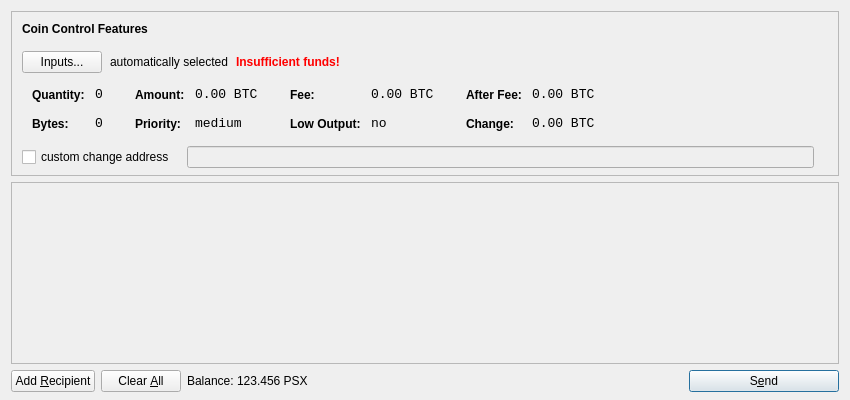
<?xml version="1.0" encoding="UTF-8"?>
<ui version="4.0">
 <class>SendCoinsDialog</class>
 <widget class="QDialog" name="SendCoinsDialog">
  <property name="geometry">
   <rect>
    <x>0</x>
    <y>0</y>
    <width>850</width>
    <height>400</height>
   </rect>
  </property>
  <property name="windowTitle">
   <string>Send Coins</string>
  </property>
  <layout class="QVBoxLayout" name="verticalLayout" stretch="0,1,0">
   <property name="bottomMargin">
    <number>8</number>
   </property>
   <item>
    <widget class="QFrame" name="frameCoinControl">
     <property name="sizePolicy">
      <sizepolicy hsizetype="Expanding" vsizetype="Expanding">
       <horstretch>0</horstretch>
       <verstretch>0</verstretch>
      </sizepolicy>
     </property>
     <property name="maximumSize">
      <size>
       <width>16777215</width>
       <height>16777215</height>
      </size>
     </property>
     <property name="frameShape">
      <enum>QFrame::StyledPanel</enum>
     </property>
     <property name="frameShadow">
      <enum>QFrame::Sunken</enum>
     </property>
     <layout class="QVBoxLayout" name="verticalLayoutCoinControl2">
      <property name="spacing">
       <number>-1</number>
      </property>
      <property name="leftMargin">
       <number>0</number>
      </property>
      <property name="topMargin">
       <number>0</number>
      </property>
      <property name="rightMargin">
       <number>0</number>
      </property>
      <property name="bottomMargin">
       <number>6</number>
      </property>
      <item>
       <layout class="QVBoxLayout" name="verticalLayoutCoinControl" stretch="0,0,0,0,1">
        <property name="spacing">
         <number>0</number>
        </property>
        <property name="leftMargin">
         <number>10</number>
        </property>
        <property name="topMargin">
         <number>10</number>
        </property>
        <item>
         <layout class="QHBoxLayout" name="horizontalLayoutCoinControl1">
          <property name="bottomMargin">
           <number>15</number>
          </property>
          <item>
           <widget class="QLabel" name="labelCoinControlFeatures">
            <property name="sizePolicy">
             <sizepolicy hsizetype="Preferred" vsizetype="Maximum">
              <horstretch>0</horstretch>
              <verstretch>0</verstretch>
             </sizepolicy>
            </property>
            <property name="font">
             <font>
              <weight>75</weight>
              <bold>true</bold>
             </font>
            </property>
            <property name="styleSheet">
             <string notr="true">font-weight:bold;</string>
            </property>
            <property name="text">
             <string>Coin Control Features</string>
            </property>
           </widget>
          </item>
         </layout>
        </item>
        <item>
         <layout class="QHBoxLayout" name="horizontalLayoutCoinControl2" stretch="0,0,0,0">
          <property name="spacing">
           <number>8</number>
          </property>
          <property name="bottomMargin">
           <number>10</number>
          </property>
          <item>
           <widget class="QPushButton" name="pushButtonCoinControl">
            <property name="styleSheet">
             <string notr="true"/>
            </property>
            <property name="text">
             <string>Inputs...</string>
            </property>
           </widget>
          </item>
          <item>
           <widget class="QLabel" name="labelCoinControlAutomaticallySelected">
            <property name="text">
             <string>automatically selected</string>
            </property>
            <property name="margin">
             <number>5</number>
            </property>
           </widget>
          </item>
          <item>
           <widget class="QLabel" name="labelCoinControlInsuffFunds">
            <property name="font">
             <font>
              <weight>75</weight>
              <bold>true</bold>
             </font>
            </property>
            <property name="styleSheet">
             <string notr="true">color:red;font-weight:bold;</string>
            </property>
            <property name="text">
             <string>Insufficient funds!</string>
            </property>
            <property name="margin">
             <number>5</number>
            </property>
           </widget>
          </item>
          <item>
           <spacer name="horizontalSpacerCoinControl">
            <property name="orientation">
             <enum>Qt::Horizontal</enum>
            </property>
            <property name="sizeHint" stdset="0">
             <size>
              <width>40</width>
              <height>1</height>
             </size>
            </property>
           </spacer>
          </item>
         </layout>
        </item>
        <item>
         <widget class="QWidget" name="widgetCoinControl" native="true">
          <property name="sizePolicy">
           <sizepolicy hsizetype="Preferred" vsizetype="Preferred">
            <horstretch>0</horstretch>
            <verstretch>0</verstretch>
           </sizepolicy>
          </property>
          <property name="minimumSize">
           <size>
            <width>0</width>
            <height>0</height>
           </size>
          </property>
          <property name="styleSheet">
           <string notr="true"/>
          </property>
          <layout class="QHBoxLayout" name="horizontalLayoutCoinControl5">
           <property name="margin">
            <number>0</number>
           </property>
           <item>
            <layout class="QHBoxLayout" name="horizontalLayoutCoinControl3" stretch="0,0,0,1">
             <property name="spacing">
              <number>20</number>
             </property>
             <property name="topMargin">
              <number>0</number>
             </property>
             <property name="bottomMargin">
              <number>10</number>
             </property>
             <item>
              <layout class="QFormLayout" name="formLayoutCoinControl1">
               <property name="horizontalSpacing">
                <number>10</number>
               </property>
               <property name="verticalSpacing">
                <number>14</number>
               </property>
               <property name="leftMargin">
                <number>10</number>
               </property>
               <property name="topMargin">
                <number>4</number>
               </property>
               <property name="rightMargin">
                <number>6</number>
               </property>
               <item row="0" column="0">
                <widget class="QLabel" name="labelCoinControlQuantityText">
                 <property name="styleSheet">
                  <string notr="true">font-weight:bold;</string>
                 </property>
                 <property name="text">
                  <string>Quantity:</string>
                 </property>
                 <property name="margin">
                  <number>0</number>
                 </property>
                </widget>
               </item>
               <item row="0" column="1">
                <widget class="QLabel" name="labelCoinControlQuantity">
                 <property name="font">
                  <font>
                   <family>Monospace</family>
                   <pointsize>10</pointsize>
                  </font>
                 </property>
                 <property name="cursor">
                  <cursorShape>IBeamCursor</cursorShape>
                 </property>
                 <property name="contextMenuPolicy">
                  <enum>Qt::ActionsContextMenu</enum>
                 </property>
                 <property name="text">
                  <string notr="true">0</string>
                 </property>
                 <property name="margin">
                  <number>0</number>
                 </property>
                 <property name="textInteractionFlags">
                  <set>Qt::LinksAccessibleByMouse|Qt::TextSelectableByKeyboard|Qt::TextSelectableByMouse</set>
                 </property>
                </widget>
               </item>
               <item row="1" column="0">
                <widget class="QLabel" name="labelCoinControlBytesText">
                 <property name="styleSheet">
                  <string notr="true">font-weight:bold;</string>
                 </property>
                 <property name="text">
                  <string>Bytes:</string>
                 </property>
                </widget>
               </item>
               <item row="1" column="1">
                <widget class="QLabel" name="labelCoinControlBytes">
                 <property name="font">
                  <font>
                   <family>Monospace</family>
                   <pointsize>10</pointsize>
                  </font>
                 </property>
                 <property name="cursor">
                  <cursorShape>IBeamCursor</cursorShape>
                 </property>
                 <property name="contextMenuPolicy">
                  <enum>Qt::ActionsContextMenu</enum>
                 </property>
                 <property name="text">
                  <string notr="true">0</string>
                 </property>
                 <property name="textInteractionFlags">
                  <set>Qt::LinksAccessibleByMouse|Qt::TextSelectableByKeyboard|Qt::TextSelectableByMouse</set>
                 </property>
                </widget>
               </item>
              </layout>
             </item>
             <item>
              <layout class="QFormLayout" name="formLayoutCoinControl2">
               <property name="horizontalSpacing">
                <number>10</number>
               </property>
               <property name="verticalSpacing">
                <number>14</number>
               </property>
               <property name="leftMargin">
                <number>6</number>
               </property>
               <property name="topMargin">
                <number>4</number>
               </property>
               <property name="rightMargin">
                <number>6</number>
               </property>
               <item row="0" column="0">
                <widget class="QLabel" name="labelCoinControlAmountText">
                 <property name="styleSheet">
                  <string notr="true">font-weight:bold;</string>
                 </property>
                 <property name="text">
                  <string>Amount:</string>
                 </property>
                 <property name="margin">
                  <number>0</number>
                 </property>
                </widget>
               </item>
               <item row="0" column="1">
                <widget class="QLabel" name="labelCoinControlAmount">
                 <property name="font">
                  <font>
                   <family>Monospace</family>
                   <pointsize>10</pointsize>
                  </font>
                 </property>
                 <property name="cursor">
                  <cursorShape>IBeamCursor</cursorShape>
                 </property>
                 <property name="contextMenuPolicy">
                  <enum>Qt::ActionsContextMenu</enum>
                 </property>
                 <property name="text">
                  <string notr="true">0.00 BTC</string>
                 </property>
                 <property name="textInteractionFlags">
                  <set>Qt::LinksAccessibleByMouse|Qt::TextSelectableByKeyboard|Qt::TextSelectableByMouse</set>
                 </property>
                </widget>
               </item>
               <item row="1" column="0">
                <widget class="QLabel" name="labelCoinControlPriorityText">
                 <property name="styleSheet">
                  <string notr="true">font-weight:bold;</string>
                 </property>
                 <property name="text">
                  <string>Priority:</string>
                 </property>
                </widget>
               </item>
               <item row="1" column="1">
                <widget class="QLabel" name="labelCoinControlPriority">
                 <property name="font">
                  <font>
                   <family>Monospace</family>
                   <pointsize>10</pointsize>
                  </font>
                 </property>
                 <property name="cursor">
                  <cursorShape>IBeamCursor</cursorShape>
                 </property>
                 <property name="contextMenuPolicy">
                  <enum>Qt::ActionsContextMenu</enum>
                 </property>
                 <property name="text">
                  <string>medium</string>
                 </property>
                 <property name="textInteractionFlags">
                  <set>Qt::LinksAccessibleByMouse|Qt::TextSelectableByKeyboard|Qt::TextSelectableByMouse</set>
                 </property>
                </widget>
               </item>
              </layout>
             </item>
             <item>
              <layout class="QFormLayout" name="formLayoutCoinControl3">
               <property name="horizontalSpacing">
                <number>10</number>
               </property>
               <property name="verticalSpacing">
                <number>14</number>
               </property>
               <property name="leftMargin">
                <number>6</number>
               </property>
               <property name="topMargin">
                <number>4</number>
               </property>
               <property name="rightMargin">
                <number>6</number>
               </property>
               <item row="0" column="0">
                <widget class="QLabel" name="labelCoinControlFeeText">
                 <property name="styleSheet">
                  <string notr="true">font-weight:bold;</string>
                 </property>
                 <property name="text">
                  <string>Fee:</string>
                 </property>
                 <property name="margin">
                  <number>0</number>
                 </property>
                </widget>
               </item>
               <item row="0" column="1">
                <widget class="QLabel" name="labelCoinControlFee">
                 <property name="font">
                  <font>
                   <family>Monospace</family>
                   <pointsize>10</pointsize>
                  </font>
                 </property>
                 <property name="cursor">
                  <cursorShape>IBeamCursor</cursorShape>
                 </property>
                 <property name="contextMenuPolicy">
                  <enum>Qt::ActionsContextMenu</enum>
                 </property>
                 <property name="text">
                  <string notr="true">0.00 BTC</string>
                 </property>
                 <property name="textInteractionFlags">
                  <set>Qt::LinksAccessibleByMouse|Qt::TextSelectableByKeyboard|Qt::TextSelectableByMouse</set>
                 </property>
                </widget>
               </item>
               <item row="1" column="0">
                <widget class="QLabel" name="labelCoinControlLowOutputText">
                 <property name="styleSheet">
                  <string notr="true">font-weight:bold;</string>
                 </property>
                 <property name="text">
                  <string>Low Output:</string>
                 </property>
                </widget>
               </item>
               <item row="1" column="1">
                <widget class="QLabel" name="labelCoinControlLowOutput">
                 <property name="font">
                  <font>
                   <family>Monospace</family>
                   <pointsize>10</pointsize>
                  </font>
                 </property>
                 <property name="cursor">
                  <cursorShape>IBeamCursor</cursorShape>
                 </property>
                 <property name="contextMenuPolicy">
                  <enum>Qt::ActionsContextMenu</enum>
                 </property>
                 <property name="text">
                  <string>no</string>
                 </property>
                 <property name="textInteractionFlags">
                  <set>Qt::LinksAccessibleByMouse|Qt::TextSelectableByKeyboard|Qt::TextSelectableByMouse</set>
                 </property>
                </widget>
               </item>
              </layout>
             </item>
             <item>
              <layout class="QFormLayout" name="formLayoutCoinControl4">
               <property name="horizontalSpacing">
                <number>10</number>
               </property>
               <property name="verticalSpacing">
                <number>14</number>
               </property>
               <property name="leftMargin">
                <number>6</number>
               </property>
               <property name="topMargin">
                <number>4</number>
               </property>
               <property name="rightMargin">
                <number>6</number>
               </property>
               <item row="0" column="0">
                <widget class="QLabel" name="labelCoinControlAfterFeeText">
                 <property name="styleSheet">
                  <string notr="true">font-weight:bold;</string>
                 </property>
                 <property name="text">
                  <string>After Fee:</string>
                 </property>
                 <property name="margin">
                  <number>0</number>
                 </property>
                </widget>
               </item>
               <item row="0" column="1">
                <widget class="QLabel" name="labelCoinControlAfterFee">
                 <property name="font">
                  <font>
                   <family>Monospace</family>
                   <pointsize>10</pointsize>
                  </font>
                 </property>
                 <property name="cursor">
                  <cursorShape>IBeamCursor</cursorShape>
                 </property>
                 <property name="contextMenuPolicy">
                  <enum>Qt::ActionsContextMenu</enum>
                 </property>
                 <property name="text">
                  <string notr="true">0.00 BTC</string>
                 </property>
                 <property name="textInteractionFlags">
                  <set>Qt::LinksAccessibleByMouse|Qt::TextSelectableByKeyboard|Qt::TextSelectableByMouse</set>
                 </property>
                </widget>
               </item>
               <item row="1" column="0">
                <widget class="QLabel" name="labelCoinControlChangeText">
                 <property name="styleSheet">
                  <string notr="true">font-weight:bold;</string>
                 </property>
                 <property name="text">
                  <string>Change:</string>
                 </property>
                </widget>
               </item>
               <item row="1" column="1">
                <widget class="QLabel" name="labelCoinControlChange">
                 <property name="font">
                  <font>
                   <family>Monospace</family>
                   <pointsize>10</pointsize>
                  </font>
                 </property>
                 <property name="cursor">
                  <cursorShape>IBeamCursor</cursorShape>
                 </property>
                 <property name="contextMenuPolicy">
                  <enum>Qt::ActionsContextMenu</enum>
                 </property>
                 <property name="text">
                  <string notr="true">0.00 BTC</string>
                 </property>
                 <property name="textInteractionFlags">
                  <set>Qt::LinksAccessibleByMouse|Qt::TextSelectableByKeyboard|Qt::TextSelectableByMouse</set>
                 </property>
                </widget>
               </item>
              </layout>
             </item>
            </layout>
           </item>
          </layout>
         </widget>
        </item>
        <item>
         <layout class="QHBoxLayout" name="horizontalLayoutCoinControl4" stretch="0,0,0">
          <property name="spacing">
           <number>12</number>
          </property>
          <property name="sizeConstraint">
           <enum>QLayout::SetDefaultConstraint</enum>
          </property>
          <property name="topMargin">
           <number>5</number>
          </property>
          <property name="rightMargin">
           <number>5</number>
          </property>
          <item>
           <widget class="QCheckBox" name="checkBoxCoinControlChange">
            <property name="text">
             <string>custom change address</string>
            </property>
           </widget>
          </item>
          <item>
           <widget class="QLineEdit" name="lineEditCoinControlChange">
            <property name="enabled">
             <bool>false</bool>
            </property>
            <property name="sizePolicy">
             <sizepolicy hsizetype="Expanding" vsizetype="Fixed">
              <horstretch>0</horstretch>
              <verstretch>0</verstretch>
             </sizepolicy>
            </property>
           </widget>
          </item>
          <item>
           <widget class="QLabel" name="labelCoinControlChangeLabel">
            <property name="sizePolicy">
             <sizepolicy hsizetype="Preferred" vsizetype="Expanding">
              <horstretch>0</horstretch>
              <verstretch>0</verstretch>
             </sizepolicy>
            </property>
            <property name="minimumSize">
             <size>
              <width>0</width>
              <height>0</height>
             </size>
            </property>
            <property name="text">
             <string/>
            </property>
            <property name="margin">
             <number>3</number>
            </property>
           </widget>
          </item>
         </layout>
        </item>
        <item>
         <spacer name="verticalSpacerCoinControl">
          <property name="orientation">
           <enum>Qt::Vertical</enum>
          </property>
          <property name="sizeHint" stdset="0">
           <size>
            <width>800</width>
            <height>1</height>
           </size>
          </property>
         </spacer>
        </item>
       </layout>
      </item>
     </layout>
    </widget>
   </item>
   <item>
    <widget class="QScrollArea" name="scrollArea">
     <property name="widgetResizable">
      <bool>true</bool>
     </property>
     <widget class="QWidget" name="scrollAreaWidgetContents">
      <property name="geometry">
       <rect>
        <x>0</x>
        <y>0</y>
        <width>830</width>
        <height>165</height>
       </rect>
      </property>
      <layout class="QVBoxLayout" name="verticalLayout_2">
       <property name="margin">
        <number>0</number>
       </property>
       <item>
        <layout class="QVBoxLayout" name="entries">
         <property name="spacing">
          <number>6</number>
         </property>
        </layout>
       </item>
       <item>
        <spacer name="verticalSpacer">
         <property name="orientation">
          <enum>Qt::Vertical</enum>
         </property>
         <property name="sizeHint" stdset="0">
          <size>
           <width>20</width>
           <height>40</height>
          </size>
         </property>
        </spacer>
       </item>
      </layout>
     </widget>
    </widget>
   </item>
   <item>
    <layout class="QHBoxLayout" name="horizontalLayout">
     <item>
      <widget class="QPushButton" name="addButton">
       <property name="toolTip">
        <string>Send to multiple recipients at once</string>
       </property>
       <property name="text">
        <string>Add &amp;Recipient</string>
       </property>
       <property name="icon">
        <iconset resource="../bitcoin.qrc">
         <normaloff>:/icons/add</normaloff>:/icons/add</iconset>
       </property>
       <property name="autoDefault">
        <bool>false</bool>
       </property>
      </widget>
     </item>
     <item>
      <widget class="QPushButton" name="clearButton">
       <property name="sizePolicy">
        <sizepolicy hsizetype="Minimum" vsizetype="Fixed">
         <horstretch>0</horstretch>
         <verstretch>0</verstretch>
        </sizepolicy>
       </property>
       <property name="toolTip">
        <string>Remove all transaction fields</string>
       </property>
       <property name="text">
        <string>Clear &amp;All</string>
       </property>
       <property name="icon">
        <iconset resource="../bitcoin.qrc">
         <normaloff>:/icons/remove</normaloff>:/icons/remove</iconset>
       </property>
       <property name="autoRepeatDelay">
        <number>300</number>
       </property>
       <property name="autoDefault">
        <bool>false</bool>
       </property>
      </widget>
     </item>
     <item>
      <layout class="QHBoxLayout" name="horizontalLayout_2">
       <property name="spacing">
        <number>3</number>
       </property>
       <item>
        <widget class="QLabel" name="label">
         <property name="text">
          <string>Balance:</string>
         </property>
        </widget>
       </item>
       <item>
        <widget class="QLabel" name="labelBalance">
         <property name="cursor">
          <cursorShape>IBeamCursor</cursorShape>
         </property>
         <property name="text">
          <string>123.456 PSX</string>
         </property>
         <property name="textInteractionFlags">
          <set>Qt::LinksAccessibleByMouse|Qt::TextSelectableByKeyboard|Qt::TextSelectableByMouse</set>
         </property>
        </widget>
       </item>
      </layout>
     </item>
     <item>
      <spacer name="horizontalSpacer">
       <property name="orientation">
        <enum>Qt::Horizontal</enum>
       </property>
       <property name="sizeHint" stdset="0">
        <size>
         <width>40</width>
         <height>20</height>
        </size>
       </property>
      </spacer>
     </item>
     <item>
      <widget class="QPushButton" name="sendButton">
       <property name="minimumSize">
        <size>
         <width>150</width>
         <height>0</height>
        </size>
       </property>
       <property name="toolTip">
        <string>Confirm the send action</string>
       </property>
       <property name="text">
        <string>S&amp;end</string>
       </property>
       <property name="icon">
        <iconset resource="../bitcoin.qrc">
         <normaloff>:/icons/send</normaloff>:/icons/send</iconset>
       </property>
       <property name="default">
        <bool>true</bool>
       </property>
      </widget>
     </item>
    </layout>
   </item>
  </layout>
 </widget>
 <resources>
  <include location="../bitcoin.qrc"/>
 </resources>
 <connections/>
</ui>
